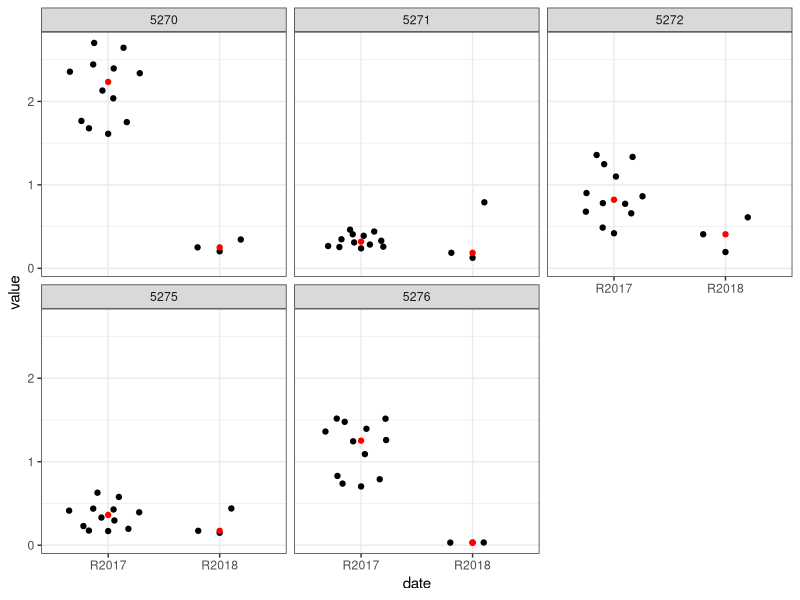
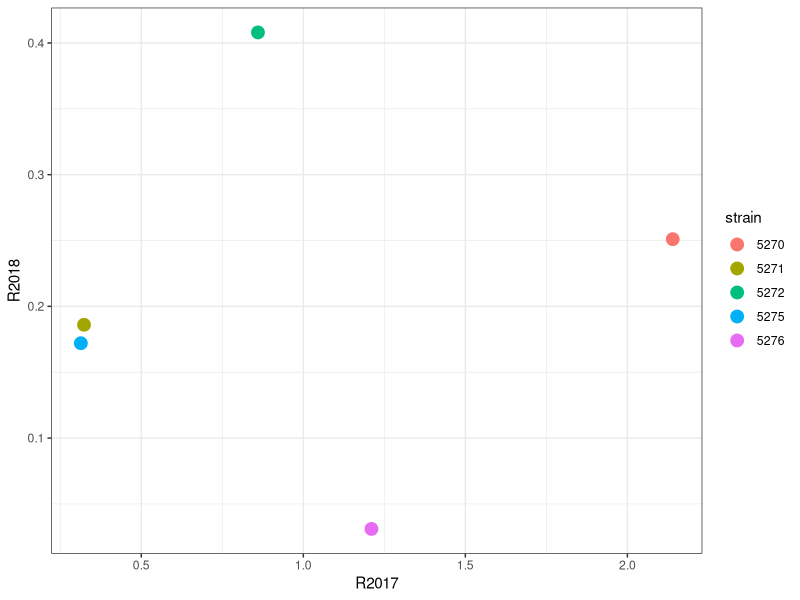
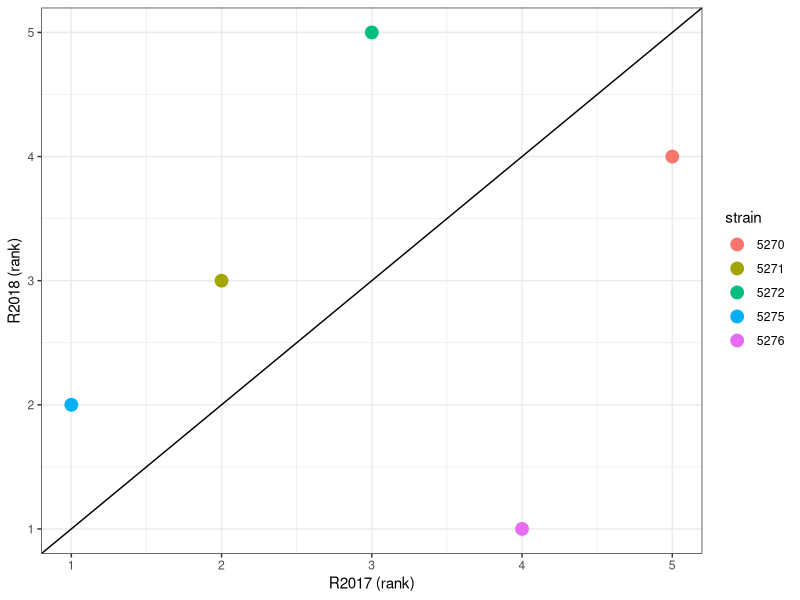
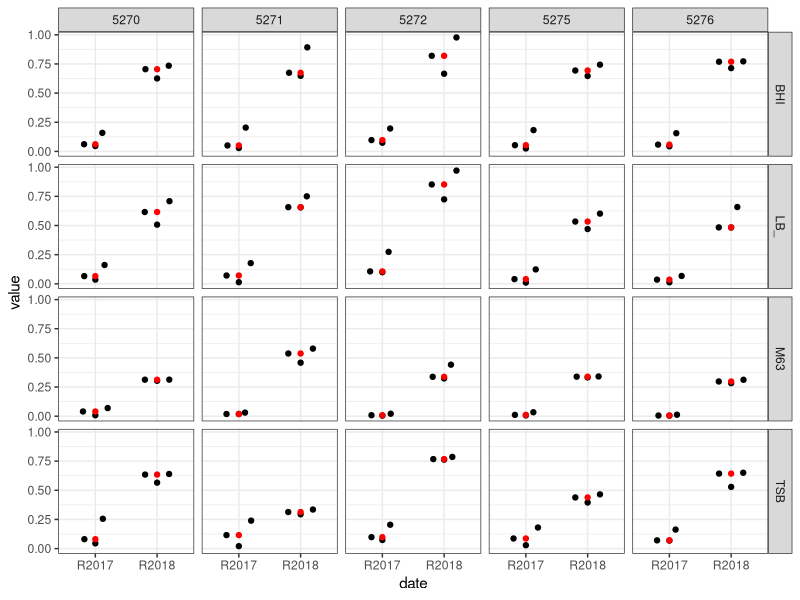
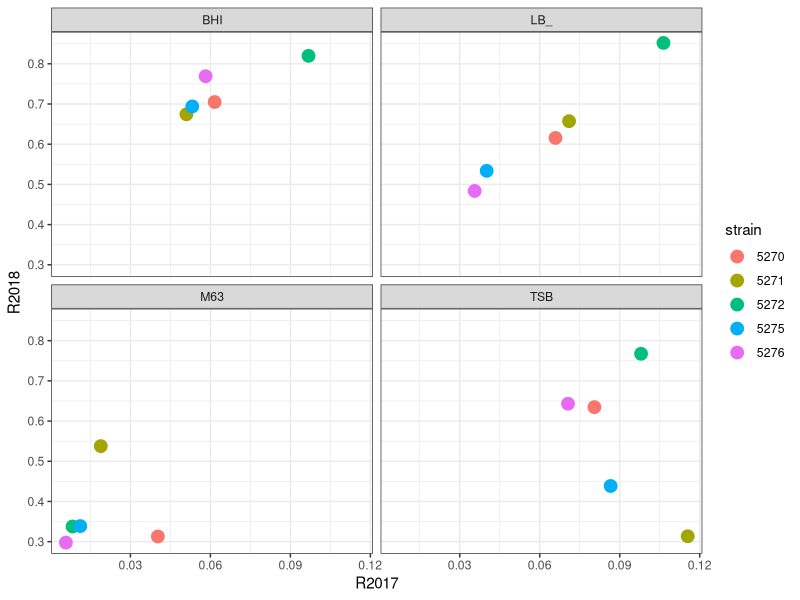
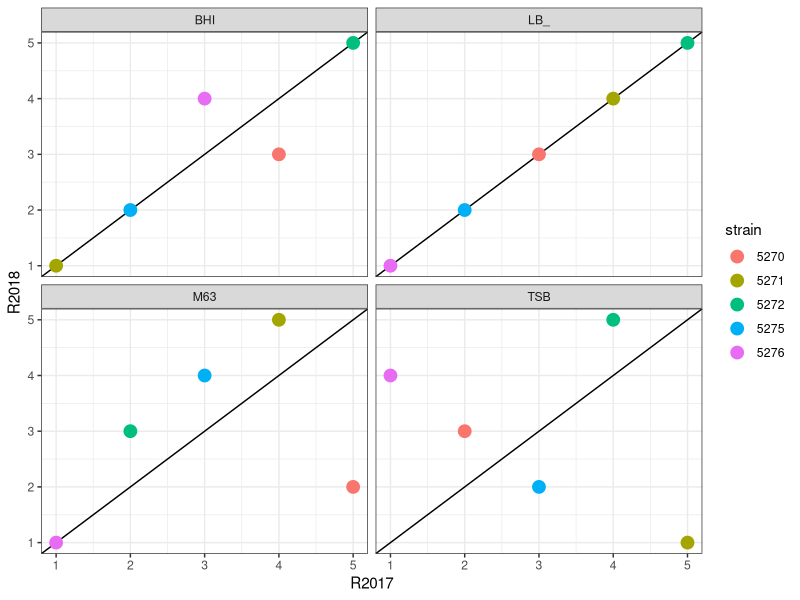
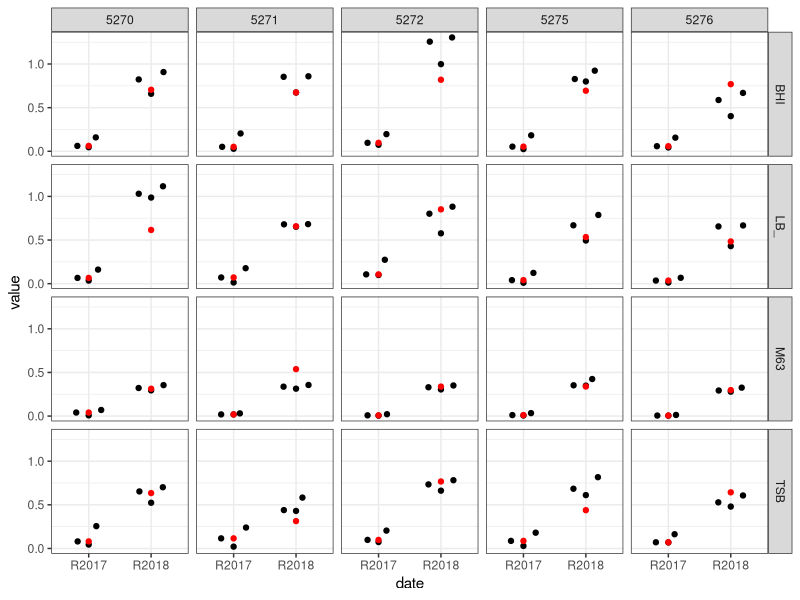
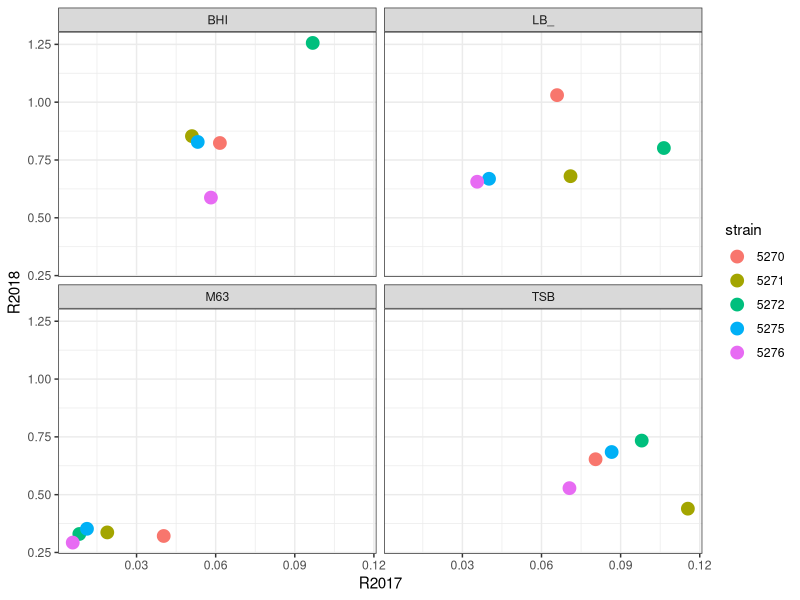

Write R code to recreate these figures, in order.
## ---- chunk 1
knitr::opts_chunk$set(echo = FALSE)
library(dplyr)
library(reshape2)
library(ggplot2)
library(magrittr)
library(ggbeeswarm)
library(knitr)


get_last_character <- function(x) {
  len_x <- nchar(x)
  substr(x, len_x, len_x)
}

raw_dat <- read.csv2("data/cv_and_videoscan.csv") %>% 
  mutate(strain = factor(strain)) %>% 
  melt(variable.name = "experiment") %>% 
  mutate(method = ifelse(grepl("CV", experiment), "CV", "Videoscan"),
         replicate = get_last_character(as.character(experiment)),
         medium = substr(experiment, 0, 3)) 


strains <- c("5270", "5271", "5272", "5275", "5276")

mediums <- c("LB10", "TSB", 
             "BHI", "M63")

absorbance <- c(0.204, 0.345, 0.251, 0.158, 0.141, 0.283, 
                0.202, 0.303, 0.522, 0.303, 0.183, 0.184, 
                0.791, 0.126, 0.186, 0.207, 0.219, 0.316, 
                0.22, 0.327, 0.46, 0.267, 0.202, 0.174, 
                0.195, 0.408, 0.611, 0.859, 0.872, 0.665, 
                0.29, 0.469, 0.679, 0.31, 0.265, 0.199, 
                0.44, 0.149, 0.172, 0.152, 0.189, 0.138, 
                0.185, 0.209, 0.206, 0.18, 0.168, 0.142, 
                0.032, 0.031, 0.031, 0.031, 0.032, 0.032, 
                0.146, 0.316, 0.243, 0.409, 0.189, 0.154)

absorbance <- matrix(absorbance, nrow = 6, ncol = 10)

rownames(absorbance) <- c("B", "C", "D", "E", "F", "G")
colnames(absorbance) <- seq(2,11)


CV2018 <- absorbance %>% 
  t %>% 
  data.frame() %>% 
  slice((1L:5)*2 - 1) %>% 
  select(B, C, D) %>% 
  mutate(strain = c("5270", "5271", "5272", "5275", "5276"),
         method = "CV",
         date = "R2018") %>% 
  melt(variable.name = "replicate") %>% 
  mutate(replicate = as.character(as.numeric(replicate)))

CV_all <- bind_rows(select(raw_dat, strain, method, value, replicate) %>% 
                      filter(method == "CV", strain %in% c("5270", "5271", "5272", "5275", "5276")) %>% 
                      mutate(date = "R2017"),
                    CV2018)


CV_aggr <- group_by(CV_all, strain, date, replicate) %>% 
  summarise(value = median(value)) %>% 
  summarise(value = median(value)) %>% 
  dcast(strain ~ date)



# Michal - VS ---------------------------------------------


raw_vs_frame <- read.csv2("data/ProjektDevC003707-2018-07-26-Koza-Biofilm.csv", skip = 6, header = FALSE, stringsAsFactors = FALSE)
# raw_vs_frame <- read.csv2("data/ProjektDevC003709-2018-07-27-Ania-Biofilm.csv", skip = 6, header = FALSE, stringsAsFactors = FALSE)

vs_frame <- rbind(raw_vs_frame$V14)
colnames(vs_frame) <- rbind(raw_vs_frame$V3)
vs_frame <- matrix(vs_frame)
vs_frame <- matrix(data = vs_frame, nrow = 8, ncol = 12)
rownames(vs_frame) <- c("A", "B", "C", "D", "E", "F", "G", "H")
colnames(vs_frame) <- seq(1,12)

vs_frame <- vs_frame[-c(1,8), -c(1,12)]
vs_frame <- matrix(vs_frame,nrow = 3, ncol = 20)
colnames(vs_frame) <- rep(mediums, 5)

raw_vs <- vs_frame

colnames(raw_vs) <- paste0(colnames(raw_vs), "_", c("5270", "5271", "5272", "5275", "5276") %>% lapply(rep, 4) %>% unlist)

VS_all <- bind_rows(select(raw_dat, strain, method, value, replicate, medium) %>% 
                      filter(method == "Videoscan", strain %in% c("5270", "5271", "5272", "5275", "5276")) %>% 
                      mutate(date = "R2017"),
                    melt(raw_vs) %>% 
                      rename(replicate = Var1) %>% 
                      mutate(medium = sapply(strsplit(as.character(Var2), split = "_"), first),
                             strain = sapply(strsplit(as.character(Var2), split = "_"), last),
                             replicate = as.character(replicate)) %>% 
                      select(-Var2) %>% 
                      mutate(medium = ifelse(medium == "LB10", "LB_", medium),
                             date = "R2018",
                             method = "Videoscan"))

VS_aggr <- group_by(VS_all, strain, medium, date, replicate) %>% 
  summarise(value = median(value)) %>% 
  summarise(value = median(value)) %>% 
  dcast(strain + medium ~ date)

# raw_vs_frame <- read.csv2("data/ProjektDevC003707-2018-07-26-Koza-Biofilm.csv", skip = 6, header = FALSE, stringsAsFactors = FALSE)
raw_vs_frame1 <- read.csv2("data/ProjektDevC003709-2018-07-27-Ania-Biofilm.csv", skip = 6, header = FALSE, stringsAsFactors = FALSE)

vs_frame1 <- rbind(raw_vs_frame1$V14)
colnames(vs_frame1) <- rbind(raw_vs_frame1$V3)
vs_frame1 <- matrix(vs_frame1)
vs_frame1 <- matrix(data = vs_frame1, nrow = 8, ncol = 12)
rownames(vs_frame1) <- c("A", "B", "C", "D", "E", "F", "G", "H")
colnames(vs_frame1) <- seq(1,12)

vs_frame1 <- vs_frame1[-c(1,8), -c(1,12)]
vs_frame1 <- matrix(vs_frame1,nrow = 3, ncol = 20)
colnames(vs_frame1) <- rep(mediums, 5)

raw_vs1 <- vs_frame1

colnames(raw_vs1) <- paste0(colnames(raw_vs1), "_", c("5270", "5271", "5272", "5275", "5276") %>% lapply(rep, 4) %>% unlist)

VS_all1 <- bind_rows(select(raw_dat, strain, method, value, replicate, medium) %>% 
                      filter(method == "Videoscan", strain %in% c("5270", "5271", "5272", "5275", "5276")) %>% 
                      mutate(date = "R2017"),
                    melt(raw_vs1) %>% 
                      rename(replicate = Var1) %>% 
                      mutate(medium = sapply(strsplit(as.character(Var2), split = "_"), first),
                             strain = sapply(strsplit(as.character(Var2), split = "_"), last),
                             replicate = as.character(replicate)) %>% 
                      select(-Var2) %>% 
                      mutate(medium = ifelse(medium == "LB10", "LB_", medium),
                             date = "R2018",
                             method = "Videoscan"))

VS_aggr1 <- group_by(VS_all1, strain, medium, date, replicate) %>% 
  summarise(value = median(value)) %>% 
  summarise(value = median(value)) %>% 
  dcast(strain + medium ~ date)
## ---- chunk 2
ggplot(CV_all, aes(x = date, y = value)) +
  geom_quasirandom() +
  geom_point(data = group_by(CV_all, date, strain) %>% summarize(median_val = median(value)),
             aes(x = date, y = median_val), color = "red") +
  facet_wrap(~ strain) +
  theme_bw()
## ---- chunk 3
ggplot(CV_aggr, aes(x = R2017, y = R2018, color = strain)) +
  geom_point(size = 4) +
  #geom_smooth(method = "lm", color = "black", formula = y ~ x) +
  theme_bw()
## ---- chunk 4
ggplot(CV_aggr, aes(x = rank(R2017), y = rank(R2018), color = strain)) +
  geom_point(size = 4) +
  geom_abline(slope = 1, intercept = 0) +
  theme_bw() +
  scale_x_continuous("R2017 (rank)") +
  scale_y_continuous("R2018 (rank)")
## ---- chunk 5
ggplot(VS_all, aes(x = date, y = value)) +
  geom_quasirandom() +
  geom_point(data = group_by(VS_all, date, medium, strain) %>% summarize(median_val = median(value)),
             aes(x = date, y = median_val), color = "red") +
  facet_grid(medium ~ strain) +
  theme_bw()
## ---- chunk 6
ggplot(VS_aggr, aes(x = R2017, y = R2018, color = strain)) +
  geom_point(size = 4) +
  facet_wrap(~ medium) +
  theme_bw() 
## ---- chunk 7
group_by(VS_aggr, medium) %>% 
  summarise(cor_coef = cor(R2017, R2018, method = "pearson")) %>% 
  mutate(cor_coef = round(cor_coef, 2)) %>% 
  kable(format = "html", table.attr = "float='left';style='width:30%;'")
## ---- chunk 8
group_by(VS_aggr, medium) %>% 
  mutate(R2018 = rank(R2018), 
         R2017 = rank(R2017)) %>% 
  ggplot(aes(x = R2017, y = R2018, color = strain)) +
  geom_abline(slope = 1, intercept = 0) +
  geom_point(size = 4) +
  facet_wrap(~ medium) +
  theme_bw() 
## ---- chunk 9
group_by(VS_aggr, medium) %>% 
  summarise(rho = cor(R2017, R2018, method = "spearman")) %>% 
  mutate(rho = round(rho, 2)) %>% 
  kable(format = "html", table.attr = "float='left';style='width:30%;'")
## ---- chunk 10
ggplot(VS_all1, aes(x = date, y = value)) +
  geom_quasirandom() +
  geom_point(data = group_by(VS_all, date, medium, strain) %>% summarize(median_val = median(value)),
             aes(x = date, y = median_val), color = "red") +
  facet_grid(medium ~ strain) +
  theme_bw()
## ---- chunk 11
ggplot(VS_aggr1, aes(x = R2017, y = R2018, color = strain)) +
  geom_point(size = 4) +
  facet_wrap(~ medium) +
  theme_bw() 
## ---- chunk 12
group_by(VS_aggr1, medium) %>% 
  summarise(cor_coef = cor(R2017, R2018, method = "pearson")) %>% 
  mutate(cor_coef = round(cor_coef, 2)) %>% 
  kable(format = "html", table.attr = "float='left';style='width:30%;'")
## ---- chunk 13
group_by(VS_aggr1, medium) %>% 
  mutate(R2018 = rank(R2018), 
         R2017 = rank(R2017)) %>% 
  ggplot(aes(x = R2017, y = R2018, color = strain)) +
  geom_abline(slope = 1, intercept = 0) +
  geom_point(size = 4) +
  facet_wrap(~ medium) +
  theme_bw() 
## ---- chunk 14
group_by(VS_aggr1, medium) %>% 
  summarise(rho = cor(R2017, R2018, method = "spearman")) %>% 
  mutate(rho = round(rho, 2)) %>% 
  kable(format = "html", table.attr = "float='left';style='width:30%;'")
## ---- chunk 15
read.csv("data/wynik.csv")
